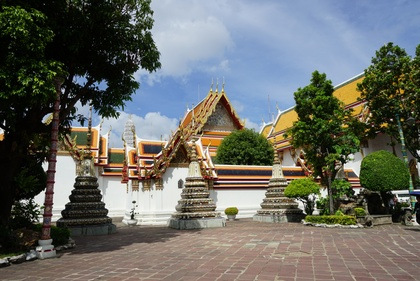
%> input picture 批量处理/JPEG/fengjing.jpg, 420 x 281 px, shrunk from 1616 x 1080 before the run
$ octave Compress.m   (GNU Octave 9; MATLAB toolbox functions it lacks are replaced by stand-ins)
%> lines starting %> are read from the running program, lines starting %| are printed output that depends on the picture
### 批量处理/JPEG/img2jpg.m
function y = img2jpg( x,flag )

[xm, xn] = size(x);
%z字型读取数据顺序表
order = [1 9  2  3  10 17 25 18 11 4  5  12 19 26 33  ...
    41 34 27 20 13 6  7  14 21 28 35 42 49 57 50  ...
    43 36 29 22 15 8  16 23 30 37 44 51 58 59 52  ...
    45 38 31 24 32 39 46 53 60 61 54 47 40 48 55  ...
    62 63 56 64];

y = im2col(x, [8 8], 'distinct');  % 将8x8 的块转化为列
xb = size(y, 2);                   % 分块数
y = y(order, :);                   % 按照order的顺序排列数据

eob = max(y(:)) + 1;               % 设置块尾结束标志
r = zeros(numel(y) + size(y, 2), 1);
count = 0;
for j = 1:xb                       % 每次处理一个块
    i = max(find(y(:, j)));         % 找到最后一个非零元素的位置
    if isempty(i)
        i = 0;
    end
     p = count + 1;
    q = p + i;
    r(p:q) = [y(1:i, j); eob];      % 加入块结束标志
    count = count + i + 1;          % 计数
end

r((count + 1):end) = [];           % 删除r 中不需要的元素
[r1,r2]=size(r);
y           = struct;
y.realsize = r1;
y.size      = uint16([xm xn]);
y.numblocks = uint16(xb);
y.r   = r;
y.flag = flag;

end

### 批量处理/JPEG/Compress.m
%function [comp_image_Y,comp_image_U,comp_image_V] = Compress(orig_image)
%Jpeg compression


% Compress ratio setting
Cratio=inputdlg('Type number to decide the compression ratio');
input=str2double(cell2mat(Cratio));

file_path = '.\image\';

orig_image =  imread(strcat(file_path,'fengjing.jpg'));
%> orig_image is the input picture: size 281x420x3 uint8; mean R, G, B 104.9, 106.5, 100.5


RGB=orig_image;
%下面是对 RGB 三个分量进行分离
R=RGB(:,:,1);
G=RGB(:,:,2);
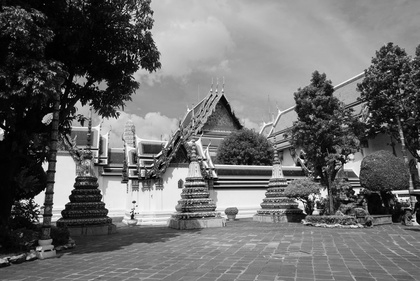
%> G: size 281x420 uint8; min 0, max 255, mean 106.5
B=RGB(:,:,3);
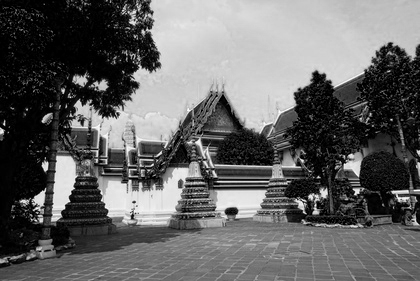
%> B: size 281x420 uint8; min 0, max 255, mean 100.5

%RGB->YUV
Y=0.299*double(R)+0.587*double(G) +0.114*double(B);
[xm, xn] = size(Y);
%> xm = 281; xn = 420
U=-0.169*double(R)-0.3316*double(G)+0.5*double(B);
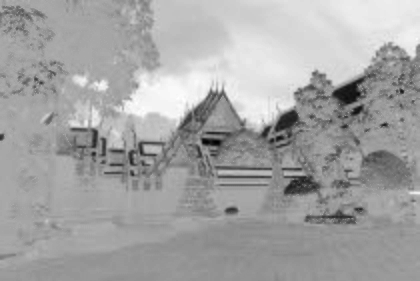
%> U: size 281x420 double; min -75.12, max 37.33, mean -2.8; drawn with min black and max white
V=0.5*double(R)-0.4186*double(G)-0.0813*double(B);
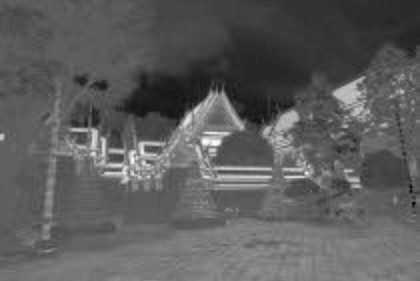
%> V: size 281x420 double; min -32.94, max 56.31, mean -0.3; drawn with min black and max white

%产生一个 8*8 的 DCT 变换举证
T=dctmtx(8);

%进行 DCT 变换 BY BU BV 是 double 类型
BY=blkproc(Y,[8 8],'P1*x*P2',T,T');
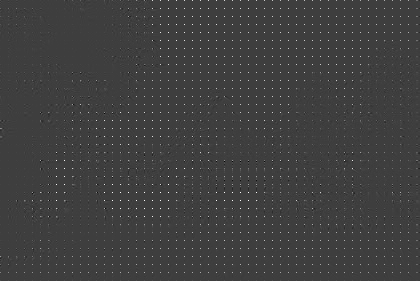
%> BY: size 281x420 double; min -612.8, max 1878.5, mean 13.3; drawn with min black and max white
BU=blkproc(U,[8 8],'P1*x*P2',T,T');
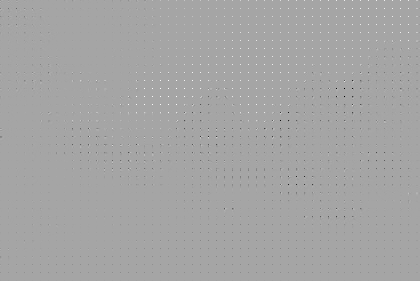
%> BU: size 281x420 double; min -514.4, max 279, mean -0.3; drawn with min black and max white
BV=blkproc(V,[8 8],'P1*x*P2',T,T');
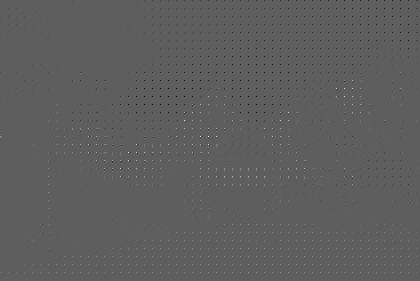
%> BV: size 281x420 double; min -191.6, max 327.1, mean 0; drawn with min black and max white

%可变低频分量量化表
for i=1:1:8
    for j=1:1:8
        a(i,j)=1+input*(i+j-1);
    end
end


%  %低频分量量化表
% a=[
% 16 11 10 16 24 40 51 61;
% 12 12 14 19 26 58 60 55;
% 14 13 16 24 40 57 69 55;
% 14 17 22 29 51 87 80 62;
% 18 22 37 56 68 109 103 77;
% 24 35 55 64 81 104 113 92;
% 49  64 78 87 103 121 120 101;
% 72 92 95 98 112 100 103 99;
% ];

%高频分量量化表
b=[17 18 24 47 99 99 99 99;
18 21 26 66 99 99 99 99;
24 26 56 99 99 99 99 99;
47 66 99 99 99 99 99 99;
99 99 99 99 99 99 99 99;
99 99 99 99 99 99 99 99;
99 99 99 99 99  99 99 99;
99 99 99 99 99 99 99 99;];

%使用量化表对三个分量进行量化
BY2=blkproc(BY,[8 8],'round(x./P1)',a);
%> BY2: size 281x420 double; every value is NaN or infinite
BU2=blkproc(BU,[8 8],'round(x./ P1)',b);
BV2=blkproc(BV,[8 8],'round(x./P1)',b);

%调用压缩函数
comp_image_Y=img2jpg(BY2,1);
%> in img2jpg, `eob = max(y(:)) + 1;`: eob = 1
%> the loop in img2jpg, `for j = 1:xb` made 1908 passes
%> (p, q, count) on passes 2 to 4: (66, 130, 130), (131, 195, 195), (196, 260, 260)
%> after the loop in img2jpg, `for j = 1:xb`: count = 121653
%> in img2jpg, `[r1,r2]=size(r);`: r2 = 1
%> in img2jpg, `y.realsize = r1;`: y.realsize = 121653
%> comp_image_Y = {realsize 121653, size [281 420], numblocks 1908, flag 1}
%comp_image_U=img2jpg(BU2,2);
%comp_image_V=img2jpg(BV2,3);


y=comp_image_Y;
%> y has the same summary as comp_image_Y
for i=1:1:8
    for j=1:1:8
        a(i,j)=1+input*(i+j-1);
    end
end

%高频分量量化表
b=[17 18 24 47 99 99 99 99;
 18 21 26 66 99 99 99 99;
 24 26 56 99 99 99 99 99;
 47 66 99 99 99 99 99 99;
 99 99 99 99 99 99 99 99;
 99 99 99 99 99 99 99 99;
 99 99 99 99 99 99 99 99;
 99 99 99 99 99 99 99 99;];

order = [1 9  2  3  10 17 25 18 11 4  5  12 19 26 33  ...
    41 34 27 20 13 6  7  14 21 28 35 42 49 57 50  ...
    43 36 29 22 15 8  16 23 30 37 44 51 58 59 52  ...
    45 38 31 24 32 39 46 53 60 61 54 47 40 48 55  ...
    62 63 56 64];
rev = order;                          % 计算反序
for k = 1:length(order)
    rev(k) = find(order == k);
end

xb = (y.numblocks);             % 块的个数
%> xb = 1908
sz = double(y.size);
%> sz = [281 420]
xn = sz(2);                           % 列数
xm = sz(1);                           % 行数
x = y.r;                              % 压缩后的数据
eob = max(x(:));                      % 返回块尾标志
%> eob = 1

z = zeros(64, xb);   k = 1;           % 生成 64 * xb 的零矩阵
%> after `z = zeros(64, xb)`: z: size 64x1908 double; every value is 0
for j = 1:xb                          % x中的值放入z中，如果遇到eob就转入下一列
    for i = 1:64
        if x(k) == eob
            k = k + 1;
            break;
        else
            z(i, j) = x(k);
            k = k + 1;
        end
    end
end
%> z: size 64x1908 double; 49.49% of the values are NaN or infinite; the others: min 0, max 0, mean 0
%> after the loop, k = 61946
T=dctmtx(8);                                   %产生一个8*8的DCT变换举证
z = z(rev, :);                                 % 按order恢复之前排列
x = col2im(z, [8 8], [xm xn], 'distinct');     % 生成矩阵
if y.flag==1
    x = blkproc(x, [8 8], 'x .* P1', a);       % 反量化，乘量化表的值
else
    x = blkproc(x, [8 8], 'x .* P1', b);
end
x = blkproc(x, [8 8], 'P1 * x * P2', T', T);   % 反DCT变换

imshow(x,[0,255]);

   size_rcv=size(x)
%> size_rcv = [281 420]
   number_rcv=size_rcv(1)*size_rcv(2)
%> number_rcv = 118020
   plus=0;
   for g=1:number_rcv
       plus=plus+(x(g)-Y(g))^2
   end
   MSE=plus/(number_rcv)
%> MSE = NaN
   PSNR=10*log10(((2^8-1)^2)/MSE)
%> PSNR = NaN
   W=number_rcv/comp_image_Y.realsize
%> W = 0.97


%end
%end

$ run again, with 批量处理/JPEG/building.JPG copied over 批量处理/JPEG/fengjing.jpg
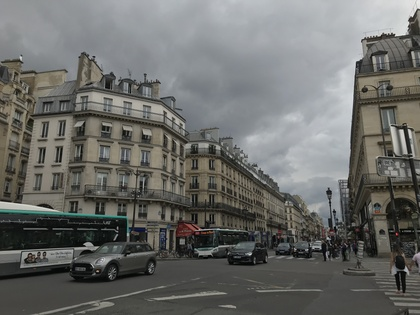
%> input picture 批量处理/JPEG/building.JPG, 420 x 315 px, shrunk from 4032 x 3024 before the run
%> orig_image is the input picture: size 315x420x3 uint8; mean R, G, B 106.5, 107.3, 104.5
%> `BU=blkproc(U,[8 8],'P1*x*P2',T,T');`:
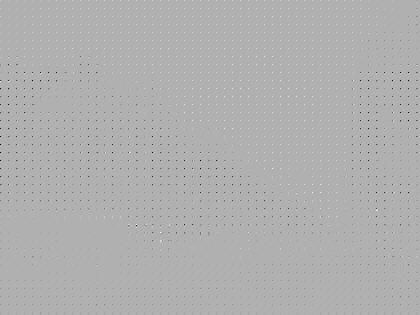
%> BU: size 315x420 double; min -89.29, max 39.67, mean -0.2; drawn with min black and max white
%> `BV=blkproc(V,[8 8],'P1*x*P2',T,T');`:
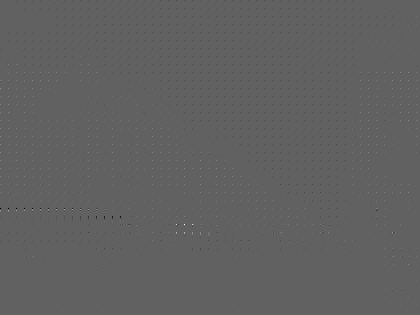
%> BV: size 315x420 double; min -108.8, max 176.5, mean 0; drawn with min black and max white
%> BY2: size 315x420 double; every value is NaN or infinite
%> in img2jpg, `eob = max(y(:)) + 1;`: eob = 1
%> the loop in img2jpg, `for j = 1:xb` made 2120 passes
%> (p, q, count) on passes 2 to 4: (66, 130, 130), (131, 195, 195), (196, 260, 260)
%> after the loop in img2jpg, `for j = 1:xb`: count = 136168
%> r2 = 1
%> y.realsize = 136168
%> comp_image_Y = {realsize 136168, size [315 420], numblocks 2120, flag 1}
%> y has the same summary as comp_image_Y
%> `xb = (y.numblocks);`: xb = 2120
%> sz = [315 420]
%> `eob = max(x(:));`: eob = 1
%> after the loop `for j = 1:xb`: k = 69226
%> x: size 315x420 double; 49.85% of the values are NaN or infinite; the others: min 0, max 0, mean 0
%> MSE = NaN
%> W = 0.972
